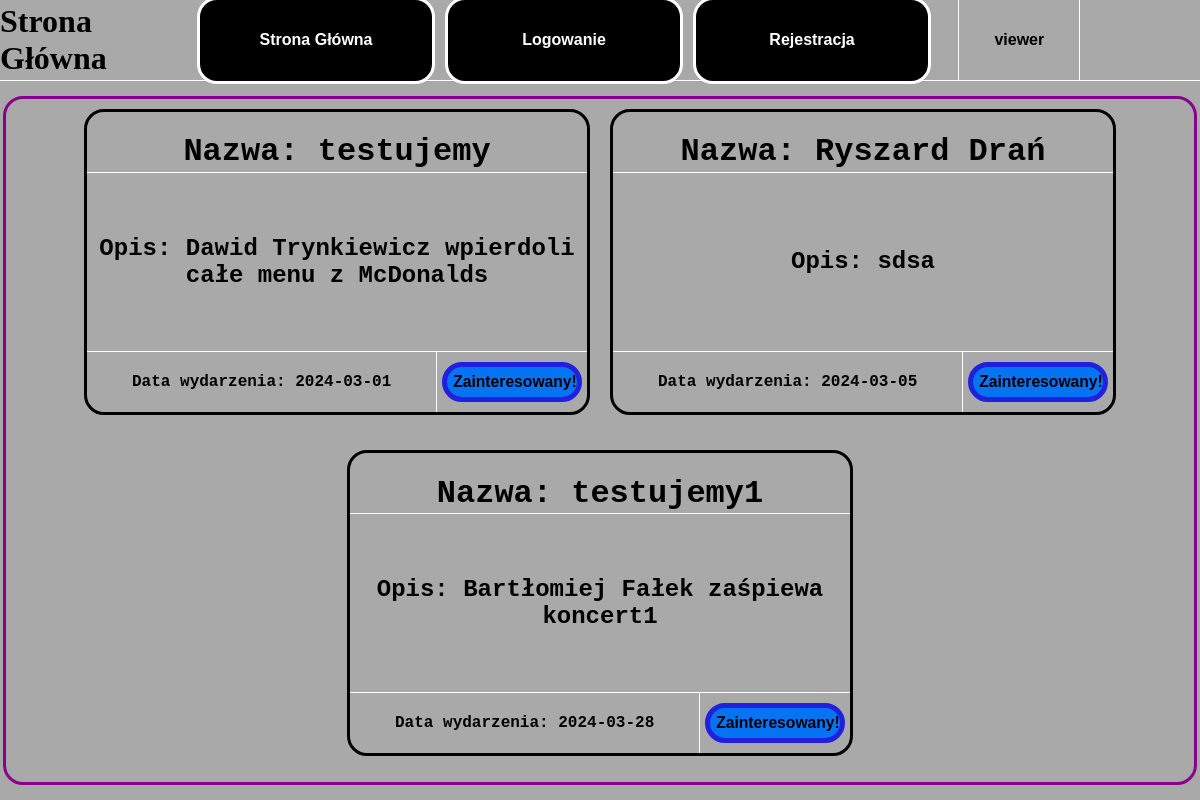
Before: / with the older database file.
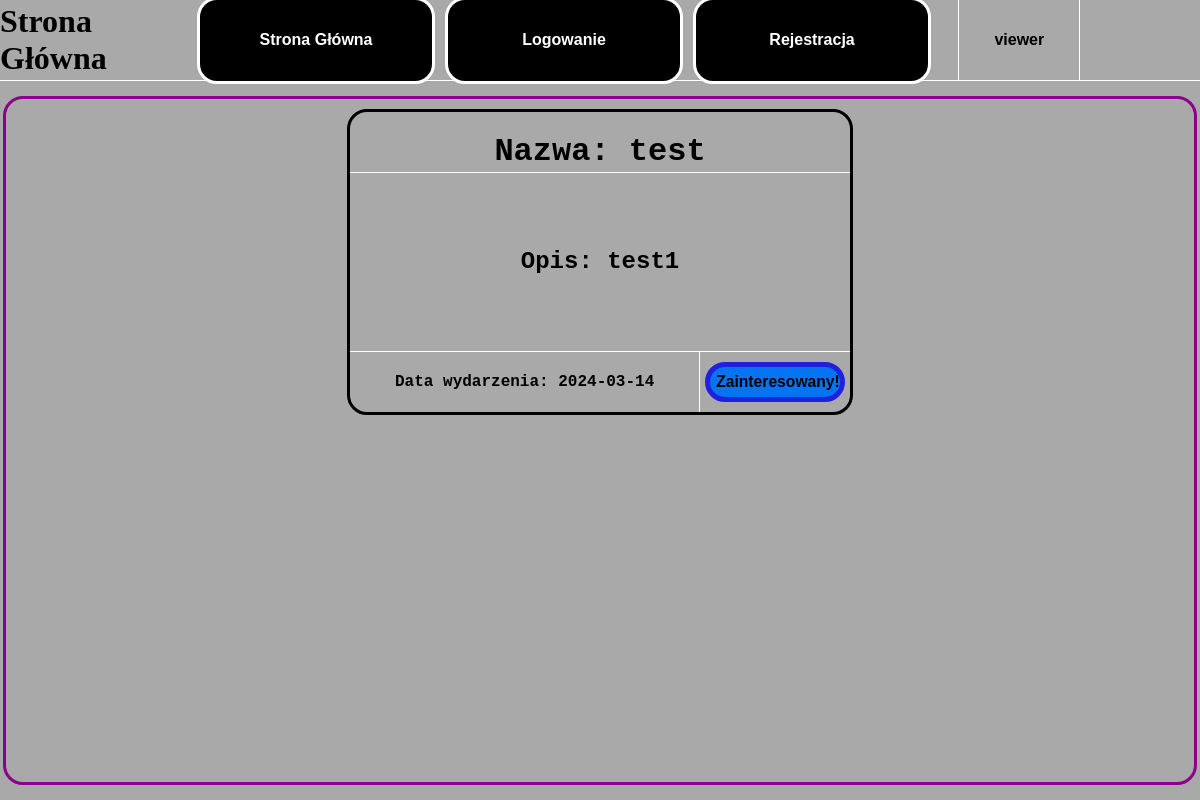
After: the same page with the newer database file.
### tables this page shows
CREATE TABLE `wydarzenia` (
  `ID` int(11) NOT NULL,
  `nazwa_wyd` text NOT NULL,
  `opis_wyd` text NOT NULL,
  `data_wyd` date NOT NULL
);

### index.php (the view, shortened to what this page needs)
<!DOCTYPE html>
<html lang="en">
<head>
    <link rel="stylesheet" href="style.css">
</head>
<body>
    <div id="ogol">
        <div id="menu">
            <div id="menlewolewo">
                <h1>Strona Główna</h1>
            </div>
            <div id="menlewo">
                <?php
                include 'menu.php';
                ?>
            </div>
            <div id="menprawo">
                <?php
                if (isset($_SESSION['user'])) {
                    echo $_SESSION['user'];
                } else {
                    echo "";
                }
                ?>
            </div>
            <div id="menprawoprawo">
            </div>
        </div>
        <div id="tresc">
            <div id="trescogol" style=" align-items: baseline; justify-content: center; flex-direction: row; flex-wrap: wrap; overflow-y: auto; border-top: solid darkmagenta 3px; border-radius: 20px; width: 99%; height: 95%;">
                <?php
                $host = "localhost";
                $dbuser = "root";
                $dbpassword = "";
                $dbname = "Aaawlasny_projekt_BS";
                $conn = mysqli_connect($host, $dbuser, $dbpassword, $dbname);
                $sql = "SELECT `ID`, `nazwa_wyd`, `opis_wyd`, `data_wyd` FROM `wydarzenia` ORDER BY `data_wyd` ASC";
                $result = $conn->query($sql);
                if ($result->num_rows > 0) {
                    while ($row = $result->fetch_assoc()) {
                        echo "<div id = 'wydarzenie'>";
                        echo "<div id = 'divgora' style='display: flex; align-items: baseline; justify-content: center;'>";
                        echo "<h1>" . "Nazwa: " .  $row['nazwa_wyd'] . "</h1>";
                        echo "</div>";
                        echo "<div id = 'divsrodek'>";
                        echo "<h2>" . "Opis: " . $row['opis_wyd'] . "</h2>";
                        echo "</div>";
                        echo "<div id = 'divdol'>";
                        echo "<div id = 'divdollewo'>";
                        echo "<h4>" . "Data wydarzenia: " . $row['data_wyd'] . "</h4>";
                        echo "</div>";
                        echo "<div id = 'divdolprawo'>";
                        echo "<form method='POST' action=''>";
                        echo "<input type='submit' name='zainteres' id='zainteresbutton' value='Zainteresowany!'>";
                        echo "</form>";
                        echo "</div>";
                        echo "</div>";
                        echo "</div>";
                    }
                } else {
                    echo "";
                }
                ?>
            </div>
        </div>
    </div>
</body>
</html>

Changed rows visible on the page:
removed wydarzenia: nazwa_wyd "testujemy", opis_wyd "Dawid Trynkiewicz wpierdoli całe menu z McDonalds", data_wyd "2024-03-01"
removed wydarzenia: nazwa_wyd "Ryszard Drań", opis_wyd "sdsa", data_wyd "2024-03-05"
changed wydarzenia: nazwa_wyd "testujemy1" → "test"; opis_wyd "Bartłomiej Fałek zaśpiewa koncert1" → "test1"; data_wyd "2024-03-28" → "2024-03-14"
